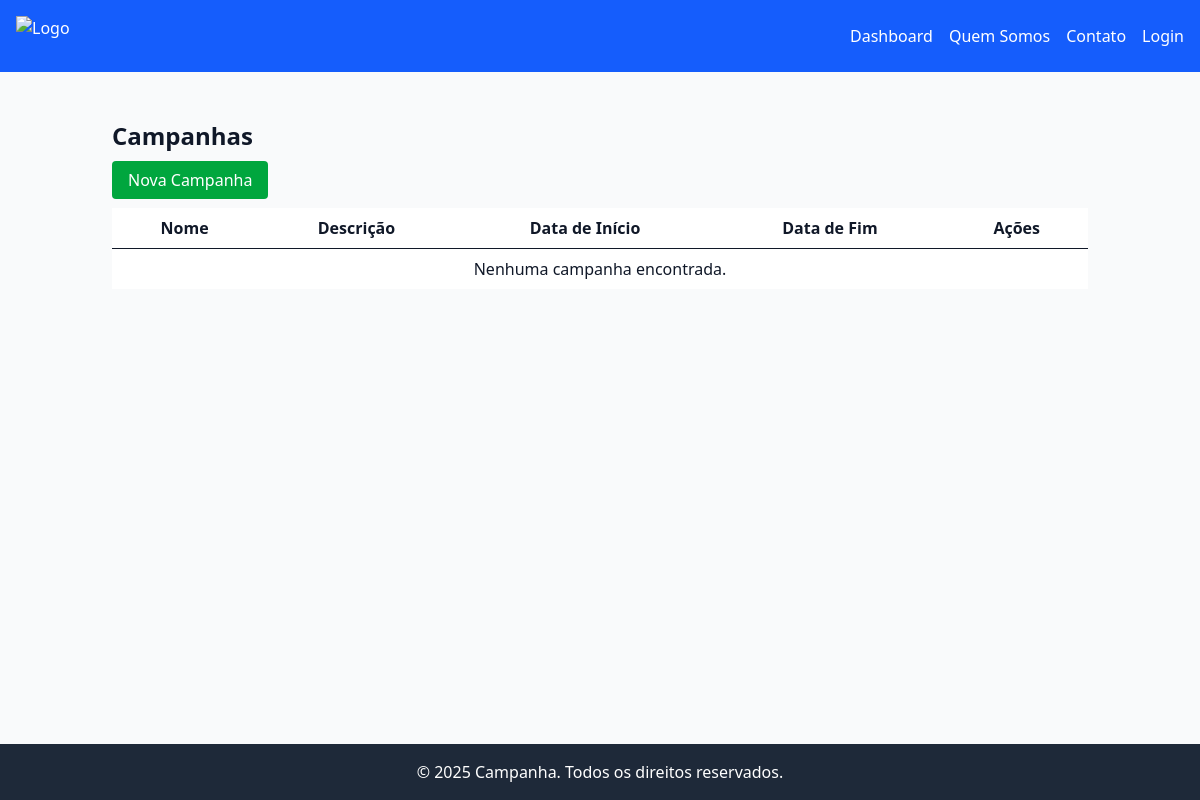
Before: /campanhas/ with the older database file.
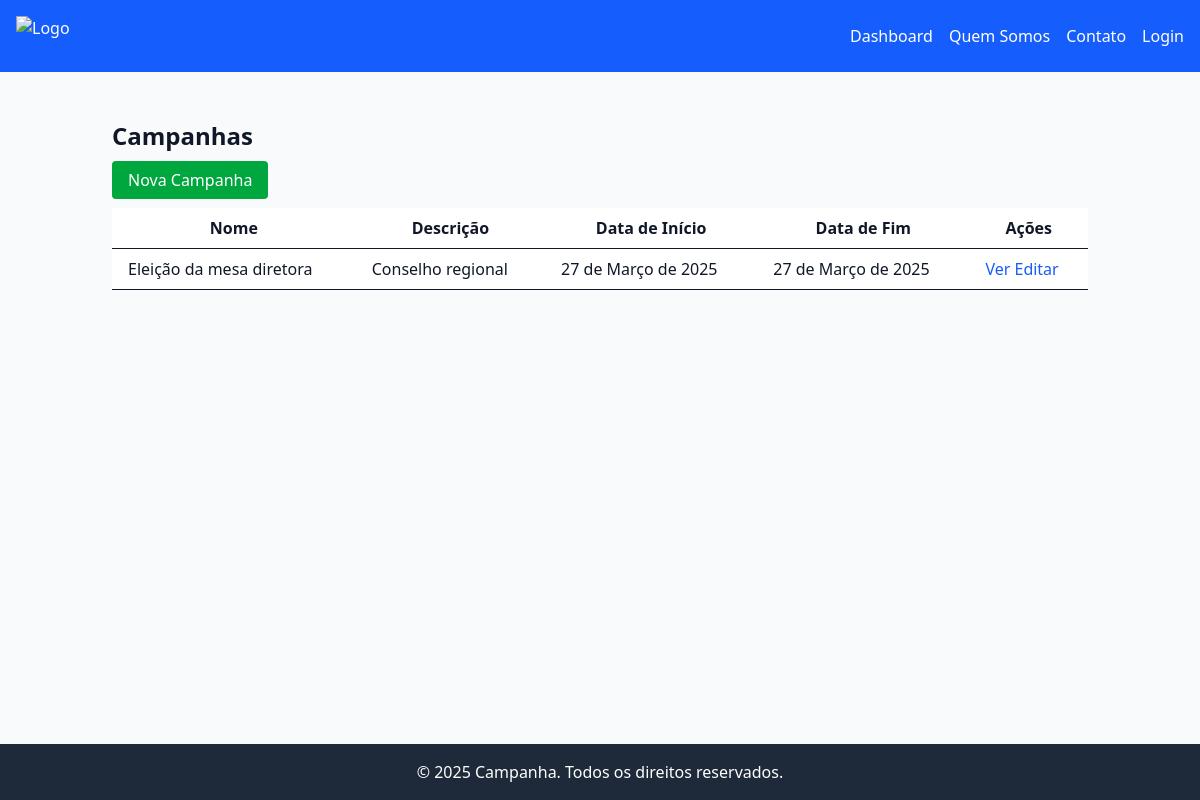
After: the same page with the newer database file.
### campanha/models.py (models this page shows, shortened)
class Campanha(models.Model):
    nome = models.CharField(max_length=255)
    descricao = models.TextField()
    data_inicio = models.DateField()
    data_fim = models.DateField()

### campanha/views.py (the view)
# urls.py: path('campanhas/', views.list_campanhas, name='campanha_list'),
def list_campanhas(request):
    campanhas = Campanha.objects.all()
    return render(request, 'campanha/campanha_list.html', {'campanhas': campanhas})

### campanha/templates/campanha/campanha_list.html (shortened to what this page needs)
{% extends 'base1.html' %}
{% block content %}
<div class="container mx-auto p-6">
    <h1 class="text-2xl font-bold mb-4">Campanhas</h1>
    <a href="{% url 'campanha:campanha_create' %}" class="bg-green-600 text-white px-4 py-2 rounded">Nova Campanha</a>
    <table class="min-w-full mt-4 bg-white">
        <thead>
            <tr>
                <th class="py-2 px-4 border-b">Nome</th>
                <th class="py-2 px-4 border-b">Descrição</th>
                <th class="py-2 px-4 border-b">Data de Início</th>
                <th class="py-2 px-4 border-b">Data de Fim</th>
                <th class="py-2 px-4 border-b">Ações</th>
            </tr>
        </thead>
        <tbody>
            {% for campanha in campanhas %}
            <tr class="hover:bg-gray-100">
                <td class="py-2 px-4 border-b">{{ campanha.nome }}</td>
                <td class="py-2 px-4 border-b">{{ campanha.descricao }}</td>
                <td class="py-2 px-4 border-b">{{ campanha.data_inicio }}</td>
                <td class="py-2 px-4 border-b">{{ campanha.data_fim }}</td>
                <td class="py-2 px-4 border-b">
                    <a href="{% url 'campanha:campanha_detail' campanha.pk %}" class="text-blue-600 hover:underline">Ver</a>
                    <a href="{% url 'campanha:campanha_edit' campanha.pk %}" class="text-blue-600 hover:underline">Editar</a>
                </td>
            </tr>
            {% empty %}
            <tr>
                <td colspan="5" class="py-2 px-4 text-center">Nenhuma campanha encontrada.</td>
            </tr>
            {% endfor %}
        </tbody>
    </table>
</div>
{% endblock %}

Changed rows visible on the page:
added Campanha: nome "Eleição da mesa diretora", descricao "Conselho regional", data_inicio "27 de Março de 2025", data_fim "27 de Março de 2025"
Other visible differences:
text no longer shown: "Nenhuma campanha encontrada."
